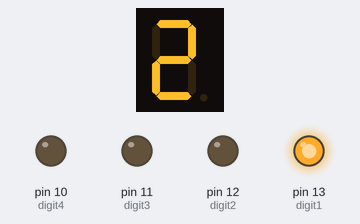
A sketch run on a simulated Arduino Uno, built with avr-gcc and run on an emulated ATmega328P. On the bench: 1-digit seven-segment display, output pins drawn as LEDs (lit = HIGH). Wiring (inferred from the names in the program): 1-digit 7-segment display, segments lit when HIGH: segments pin 2, pin 3, pin 4, pin 5, pin 6, pin 7, pin 8. The segment pins are drawn as the display they are named for; pins used as bus, display or sensor lines are not drawn.

Above: at 0.1 s.
At 0.6 s:
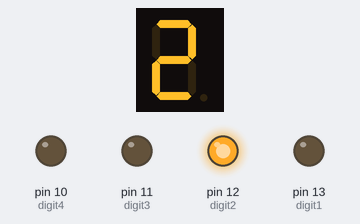
At 1.1 s:
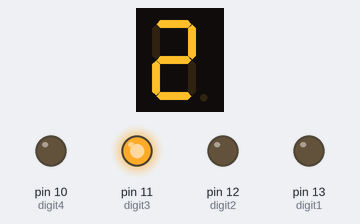
At 1.6 s:
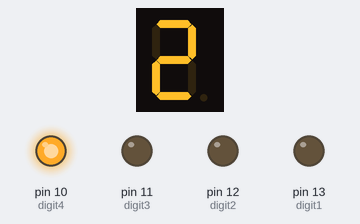
Timing chart, 0 to 130.0 s (numbered marks = the images above):
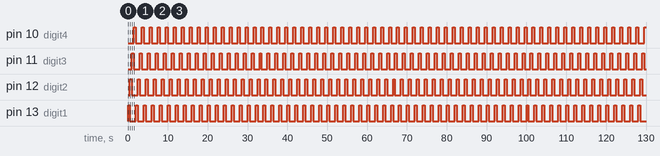

Measured:
- by itself, pin 10 (digit4), pin 11 (digit3), pin 12 (digit2), pin 13 (digit1): alternates HIGH for 0.50 s and LOW for 1.5 s
- by itself, everything shown: repeats every 2.0 s, in 4 steps

The sketch:

LAB_3_Swap.zip.ino
```cpp
int SEG_A=2;
int SEG_B=3;
int SEG_C=4;
int SEG_D=5;
int SEG_E=6;
int SEG_F=7;
int SEG_G=8;
int digit1 = 13;
int digit2 = 12;
int digit3 = 11;
int digit4 = 10;
char seg[] =
  {
    0b11111100,
    0b01100000,
    0b11011010,
    0b11110010,
    0b01100110,
    0b10110110,
    0b10111110,
    0b11100000,
    0b11111110,
    0b11110110,
   } ;
char digit[] =
  {
    //    digit1
    0b1000,
    //    digit2
    0b0100,
    //    digit3
    0b0010,
    //    digit4
    0b0001,
   } ;
void display7seg(int a)
{
  digitalWrite(SEG_A,seg[a] & 1<<7);
  digitalWrite(SEG_B,seg[a] & 1<<6);
  digitalWrite(SEG_C,seg[a] & 1<<5);
  digitalWrite(SEG_D,seg[a] & 1<<4);
  digitalWrite(SEG_E,seg[a] & 1<<3);
  digitalWrite(SEG_F,seg[a] & 1<<2);
  digitalWrite(SEG_G,seg[a] & 1<<1);
  }
void displayDigit(int a)
{
  digitalWrite(digit1,digit[a] & 1<<3);
  digitalWrite(digit2,digit[a] & 1<<2);
  digitalWrite(digit3,digit[a] & 1<<1);
  digitalWrite(digit4,digit[a] & 1<<0);
  }
void setup() {
  pinMode(SEG_A,OUTPUT);
  pinMode(SEG_B,OUTPUT);
  pinMode(SEG_C,OUTPUT);
  pinMode(SEG_D,OUTPUT);
  pinMode(SEG_E,OUTPUT);
  pinMode(SEG_F,OUTPUT);
  pinMode(SEG_G,OUTPUT);
  pinMode(digit1, OUTPUT);
  pinMode(digit2, OUTPUT);
  pinMode(digit3, OUTPUT);
  pinMode(digit4, OUTPUT);
}

void loop() {
for(int i = 0; i<=3;i++)
{
display7seg(2);
//Swap digit
displayDigit(i);
delay(500);
}
}
```
